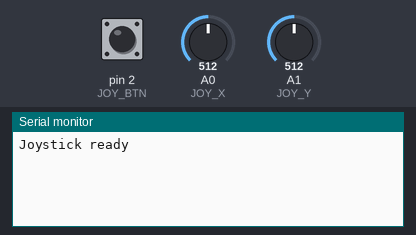
This sketch was run on a simulated Arduino Uno, built with avr-gcc and run on an emulated ATmega328P. Shown: the last lines printed to the serial monitor. The inputs (shaded band) are chosen by the test bench; at power-on: A0 (JOY_X) = 512, A1 (JOY_Y) = 512, pin 2 (JOY_BTN) HIGH.

Above: at 1.2 s.
1.3 s: A0 (JOY_X) set to 564
2.8 s: A0 (JOY_X) set to 593
At 2.91 s:
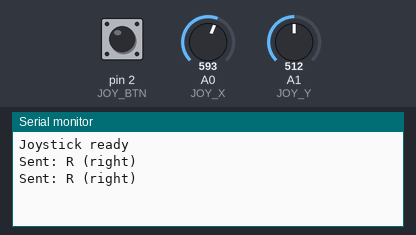
4.8 s: A1 (JOY_Y) set to 563
At 4.81 s:
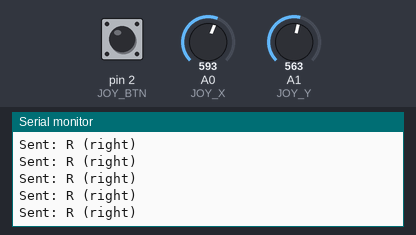
6.3 s: A1 (JOY_Y) set to 592
At 6.31 s:
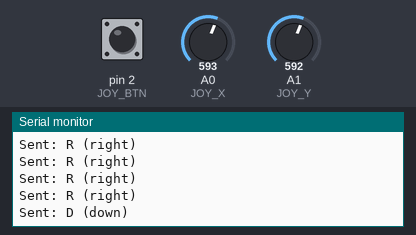

Measured:
- the behaviour switches between 574 and 575 on A0 (JOY_X) (found by bisection; images 0 and 1)
- the behaviour switches between 574 and 575 on A1 (JOY_Y) (found by bisection; images 2 and 3)
- after the input at 2.8 s, the serial monitor: prints a new line at once (image 1)
- after the input at 6.3 s, the serial monitor: prints a new line at once (image 3)

The sketch:

arduino_joystick.ino
```cpp
/*
 * Arduino Joystick Controller for ESP32-CAM Pan-Tilt
 *
 * Reads joystick and sends serial commands to ESP32
 *
 * Wiring:
 *   Joystick VRx -> A0
 *   Joystick VRy -> A1
 *   Joystick SW  -> D2 (optional, for center button)
 *   Arduino D11  -> ESP32 GPIO13
 *   Arduino GND  -> ESP32 GND
 */

#include <SoftwareSerial.h>

#define JOY_X A0
#define JOY_Y A1
#define JOY_BTN 2  // Optional center button
#define SOFT_TX 11 // Use pin 11 for sending to ESP32

// RX pin 10 is unused but required by SoftwareSerial
SoftwareSerial espSerial(10, SOFT_TX);

// Dead zone to prevent drift (joystick center is ~512)
#define DEAD_ZONE_LOW 450
#define DEAD_ZONE_HIGH 574

// How often to send commands (ms)
#define SEND_INTERVAL 100

unsigned long lastSend = 0;

void setup() {
  Serial.begin(115200);   // For debugging via USB
  espSerial.begin(9600);  // Communication with ESP32 (9600 is reliable for SoftwareSerial)
  pinMode(JOY_BTN, INPUT_PULLUP);
  Serial.println("Joystick ready");
}

void loop() {
  // Check center button
  if (digitalRead(JOY_BTN) == LOW) {
    espSerial.println("C");  // Center command
    Serial.println("Sent: C (center)");
    delay(300);  // Debounce
    return;
  }

  // Rate limit sending
  if (millis() - lastSend < SEND_INTERVAL) {
    return;
  }
  lastSend = millis();

  int x = analogRead(JOY_X);
  int y = analogRead(JOY_Y);

  // Check X axis (pan)
  if (x < DEAD_ZONE_LOW) {
    espSerial.println("L");
    Serial.println("Sent: L (left)");
  } else if (x > DEAD_ZONE_HIGH) {
    espSerial.println("R");
    Serial.println("Sent: R (right)");
  }

  // Check Y axis (tilt)
  if (y < DEAD_ZONE_LOW) {
    espSerial.println("U");
    Serial.println("Sent: U (up)");
  } else if (y > DEAD_ZONE_HIGH) {
    espSerial.println("D");
    Serial.println("Sent: D (down)");
  }
}
```
